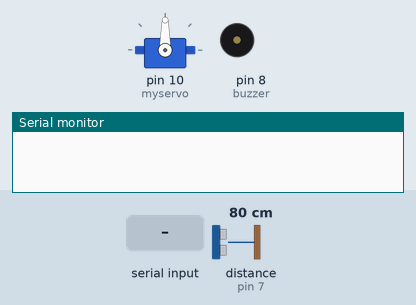
Simulated run of this sketch. Board: Arduino Uno, built with avr-gcc and run on an emulated ATmega328P. On the bench: servo, buzzer (waves = sounding, pin HIGH), the last lines printed to the serial monitor. Inputs (shaded band) come from the test bench; at power-on: distance to the obstacle (sensor on pin 7) 80 cm. The echo pulse lasts 58.3 µs per cm; pins used as bus, display or sensor lines are not drawn.

Above: at 1.2 s.
1.3 s: "Ya" received over Serial
At 2.6 s:
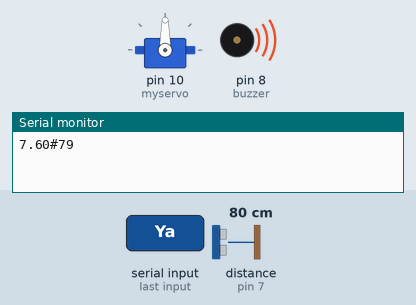
Timing chart, 0 to 4.3 s (numbered marks = the images above; inputs shaded):
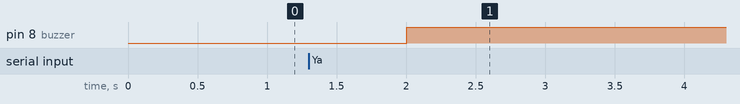

Measured:
- after the input at 1.3 s, pin 8 (buzzer): LOW → HIGH after 0.71 s

The sketch:

uart_ard.ino
```cpp
#define batas 10
//ph sensor
const int ph_pin = A0;
float Po = 0;
int nilai_analog_pH;
float PH_step;
double teganganPH;
//kalibrasi
 float PH4 = 3.1;
 float PH7 = 2.6;
 float a;

#include <Servo.h>
#define  trig  6
#define  echo  7
#define SOUND_SPEED 0.034
#define CM_TO_INCH 0.393701
#define buzzer 8

Servo myservo; // create servo object to control a servo
int wadah;
long duration;
int distance;

void setup() {
  Serial.begin (9600);       // initialize serial port
  //ultrasonic
    pinMode (ph_pin, INPUT);
   pinMode(buzzer, OUTPUT);
  pinMode(trig, OUTPUT);
  pinMode(echo, INPUT);
    myservo.attach(10);

}
void kirimdata(){
     int nilai_analog_pH = analogRead(ph_pin);
  // Serial.print("Nilai ADC pH :  ");
  // Serial.println(nilai_analog_pH);
  teganganPH = 5/ 1024.0 * nilai_analog_pH;
  // Serial.print("Tegangan PH :  ");
  // Serial.println(teganganPH, 3);
  PH_step = (PH4 - PH7)/ 3;
  Po = 7.00 + ((PH7 - teganganPH) / PH_step);
  a = Po;
  // Serial.println(a);
  digitalWrite(trig, LOW);
  delayMicroseconds(2);
  digitalWrite(trig, HIGH);
  delayMicroseconds(10);
  digitalWrite(trig, LOW);
  duration = pulseIn(echo, HIGH);
  distance = duration * SOUND_SPEED/2;
  wadah = distance;
  // Serial.println(wadah);
    if (wadah < 30)  //Pada distance kurang dari 30 cm mengaktifkan LED level high
  {
      digitalWrite(buzzer,LOW);
  }

  if (wadah > 30) //Pada distance kurang dari 30 cm mengaktifkan buzzer dan relay
  {
    digitalWrite(buzzer,HIGH);
   }
  //mengumpulkan data menjadi 1 varibel
  String data = String(a)+"#"+String(wadah);
  // baca seluruh data
  Serial.println(data);

}
void loop() {
  //membaca permintaan data
  String minta = "";
  //
  while (Serial.available()> 0)
  {
    minta += char(Serial.read());
  }

  //membuang spasi jika ada data yang masuk
  minta.trim();
  if (minta=="Ya"){
      //
      kirimdata();
  }
  //mengembalikan data ke nilai awal
  minta = "";
  delay (1000);
}
```
